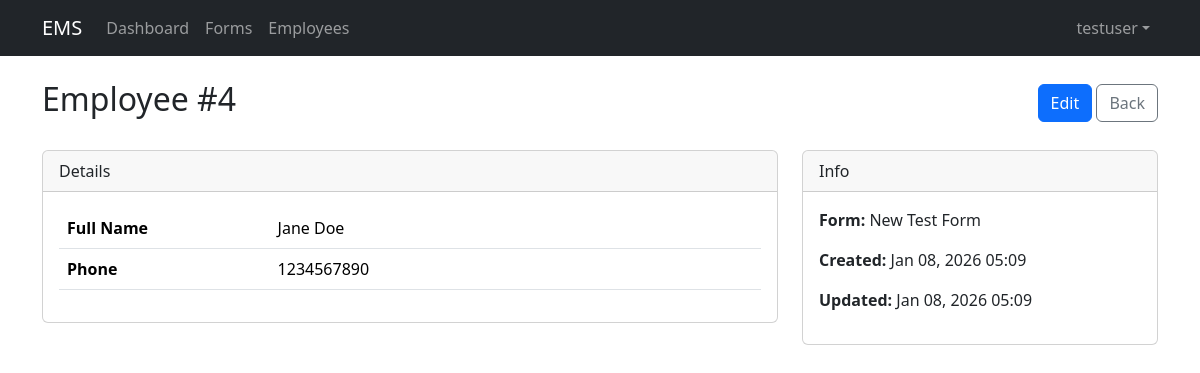
Page /employees/4/ (signed in) on the committed database.
### accounts/models.py (models this page shows, shortened)
class CustomUser(AbstractUser):
    phone = models.CharField(max_length=15, blank=True, null=True)
    address = models.TextField(blank=True, null=True)
    profile_image = models.ImageField(upload_to='profile_images/', blank=True, null=True)
    class Meta:
        db_table = 'accounts_customuser'
        verbose_name = 'User'
        verbose_name_plural = 'Users'

### employees/models.py (models this page shows, shortened)
class Employee(models.Model):
    form_template = models.ForeignKey(
        FormTemplate,
        on_delete=models.CASCADE,
        related_name='employees'
    )
    created_by = models.ForeignKey(
        settings.AUTH_USER_MODEL,
        on_delete=models.CASCADE,
        related_name='employees'
    )
    created_at = models.DateTimeField(auto_now_add=True)
    updated_at = models.DateTimeField(auto_now=True)
    class Meta:
        db_table = 'employees_employee'
        ordering = ['-created_at']

class EmployeeFieldValue(models.Model):
    employee = models.ForeignKey(
        Employee,
        on_delete=models.CASCADE,
        related_name='field_values'
    )
    form_field = models.ForeignKey(
        FormField,
        on_delete=models.CASCADE,
        related_name='employee_values'
    )
    value = models.TextField(blank=True, null=True)
    class Meta:
        db_table = 'employees_employeefieldvalue'
        unique_together = ['employee', 'form_field']

### forms_builder/models.py (models this page shows, shortened)
class FormField(models.Model):
    FIELD_TYPES = [
        ('text', 'Text'),
        ('number', 'Number'),
        ('email', 'Email'),
        ('password', 'Password'),
        ('date', 'Date'),
        ('textarea', 'Text Area'),
        ('select', 'Select/Dropdown'),
        ('checkbox', 'Checkbox'),
        ('file', 'File Upload'),
    ]
    form_template = models.ForeignKey(
        FormTemplate,
        on_delete=models.CASCADE,
        related_name='fields'
    )
    label = models.CharField(max_length=255)
    field_type = models.CharField(max_length=50, choices=FIELD_TYPES, default='text')
    placeholder = models.CharField(max_length=255, blank=True, null=True)
    options = models.JSONField(
        blank=True,
        null=True,
        help_text='For select fields, store options as JSON array'
    )
    required = models.BooleanField(default=False)
    order = models.PositiveIntegerField(default=0)
    class Meta:
        db_table = 'forms_builder_formfield'
        ordering = ['order']

class FormTemplate(models.Model):
    name = models.CharField(max_length=255)
    description = models.TextField(blank=True, null=True)
    created_by = models.ForeignKey(
        settings.AUTH_USER_MODEL,
        on_delete=models.CASCADE,
        related_name='form_templates'
    )
    created_at = models.DateTimeField(auto_now_add=True)
    updated_at = models.DateTimeField(auto_now=True)
    class Meta:
        db_table = 'forms_builder_formtemplate'
        ordering = ['-created_at']

### employees/views.py (the view, shortened to what this page needs)
# urls.py: path('<int:pk>/', views.EmployeeDetailView.as_view(), name='employee_detail'),
class EmployeeDetailView(LoginRequiredMixin, View):
    def get(self, request, pk):
        employee = get_object_or_404(Employee, pk=pk)
        field_values = employee.field_values.all().select_related('form_field')
        return render(request, 'employees/employee_detail.html', {
            'employee': employee,
            'field_values': field_values
        })

### templates/employees/employee_detail.html (shortened to what this page needs)
{% extends 'base.html' %}
{% block content %}
<div class="d-flex justify-content-between align-items-center mb-4">
    <h2>Employee #{{ employee.id }}</h2>
    <div>
        <a href="{% url 'employee_edit' employee.id %}" class="btn btn-primary">Edit</a>
        <a href="{% url 'employee_list' %}" class="btn btn-outline-secondary">Back</a>
    </div>
</div>
<div class="row">
    <div class="col-md-8">
        <div class="card">
            <div class="card-header">Details</div>
            <div class="card-body">
                <table class="table">
                    <tbody>
                        {% for fv in field_values %}
                        <tr>
                            <th style="width: 30%;">{{ fv.form_field.label }}</th>
                            <td>{{ fv.value|default:"-" }}</td>
                        </tr>
                        {% empty %}
                        <tr><td colspan="2" class="text-muted">No data</td></tr>
                        {% endfor %}
                    </tbody>
                </table>
            </div>
        </div>
    </div>
    <div class="col-md-4">
        <div class="card">
            <div class="card-header">Info</div>
            <div class="card-body">
                <p><strong>Form:</strong> {{ employee.form_template.name }}</p>
                <p><strong>Created:</strong> {{ employee.created_at|date:"M d, Y H:i" }}</p>
                <p><strong>Updated:</strong> {{ employee.updated_at|date:"M d, Y H:i" }}</p>
            </div>
        </div>
    </div>
</div>
{% endblock %}

### templates/base.html (shortened to what this page needs)
<!DOCTYPE html>
<html lang="en">
<head>
    <link href="https://cdn.jsdelivr.net/npm/bootstrap@5.3.3/dist/css/bootstrap.min.css" rel="stylesheet">
    <link rel="stylesheet" href="https://cdn.jsdelivr.net/npm/bootstrap-icons@1.11.3/font/bootstrap-icons.min.css">
</head>
<body>
    {% if user.is_authenticated %}
    <nav class="navbar navbar-expand-lg navbar-dark bg-dark">
        <div class="container">
            <a class="navbar-brand" href="{% url 'dashboard' %}">EMS</a>
            <div class="collapse navbar-collapse" id="navbarNav">
                <ul class="navbar-nav me-auto">
                    <li class="nav-item">
                        <a class="nav-link" href="{% url 'dashboard' %}">Dashboard</a>
                    </li>
                    <li class="nav-item">
                        <a class="nav-link" href="{% url 'form_list' %}">Forms</a>
                    </li>
                    <li class="nav-item">
                        <a class="nav-link" href="{% url 'employee_list' %}">Employees</a>
                    </li>
                </ul>
                <ul class="navbar-nav">
                    <li class="nav-item dropdown">
                        <a class="nav-link dropdown-toggle" href="#" data-bs-toggle="dropdown">{{ user.username }}</a>
                    </li>
                </ul>
            </div>
        </div>
    </nav>
    {% endif %}
    <div class="container py-4">
        {% block content %}{% endblock %}
    </div>
</body>
</html>

### rows in the picture
CustomUser: username "testuser"
Employee: id "4", form_template.name "New Test Form", created_at "Jan 08, 2026 05:09", updated_at "Jan 08, 2026 05:09"
EmployeeFieldValue: form_field.label "Full Name", value "Jane Doe"
EmployeeFieldValue: form_field.label "Phone", value "1234567890"
